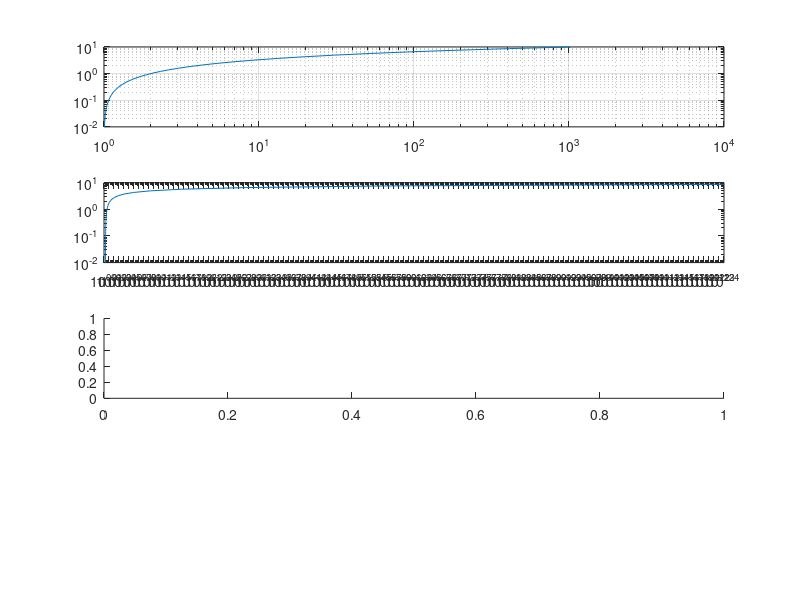

Reproduce this figure in MATLAB. (Note: this script raises an error after producing the figure.)
# CODE 15:
# Create a script to plot values in logarithmic domain

subplot(4, 1, 1)
y = logspace(1, -2)
x = 2.^y
loglog(x, y)
grid on

# New section
subplot(4, 1, 2)
x = 2.^x
loglog(x, y)


# New section
subplot(4, 1, 3)
y = logspace(-1, 2)
x = 2.^y
x1 = 1. / 2.^y
loglog(x, y, x1, y)

# New section
subplot(4, 1, 4)
x = logspace(-1, 2)
y = 2.^x
y1 = 1. / 2.^x
loglog(x, y, x, y1)
